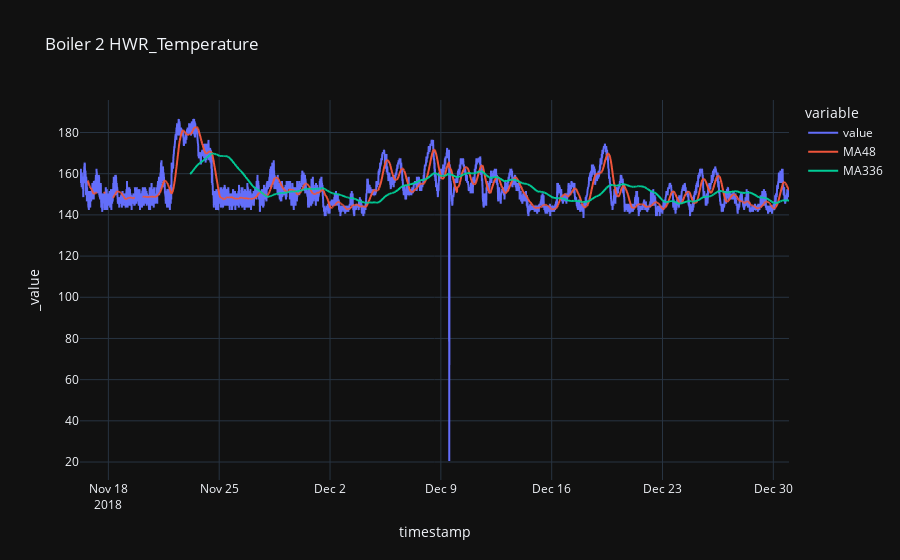

The code cell stored with this chart in its notebook:
### Code cell
# plot 
import plotly.express as px
fig = px.line(data, x="timestamp", y=['value', 'MA48', 'MA336'], title='Boiler 2 HWR_Temperature', template = 'plotly_dark')
fig.show()

### Figure 1 — Plotly figure (JSON) as saved in the notebook; plotly's stock layout.template omitted (floating-point values rounded to 4 significant figures; data arrays with more than 128 entries replaced by an {"elided": "..."} marker saying what was removed)
{"data": [{"hovertemplate": "variable=value<br>timestamp=%{x}<br>_value=%{y}<extra></extra>", "legendgroup": "value", "line": {"color": "#636efa", "dash": "solid"}, "marker": {"symbol": "circle"}, "mode": "lines", "name": "value", "showlegend": true, "type": "scattergl", "x": {"elided": "4303 str values"}, "xaxis": "x", "y": {"elided": "4303 float values"}, "yaxis": "y"}, {"hovertemplate": "variable=MA48<br>timestamp=%{x}<br>_value=%{y}<extra></extra>", "legendgroup": "MA48", "line": {"color": "#EF553B", "dash": "solid"}, "marker": {"symbol": "circle"}, "mode": "lines", "name": "MA48", "showlegend": true, "type": "scattergl", "x": {"elided": "4303 str values"}, "xaxis": "x", "y": {"elided": "4303 float values"}, "yaxis": "y"}, {"hovertemplate": "variable=MA336<br>timestamp=%{x}<br>_value=%{y}<extra></extra>", "legendgroup": "MA336", "line": {"color": "#00cc96", "dash": "solid"}, "marker": {"symbol": "circle"}, "mode": "lines", "name": "MA336", "showlegend": true, "type": "scattergl", "x": {"elided": "4303 str values"}, "xaxis": "x", "y": {"elided": "4303 float values"}, "yaxis": "y"}], "layout": {"legend": {"title": {"text": "variable"}, "tracegroupgap": 0}, "title": {"text": "Boiler 2 HWR_Temperature"}, "xaxis": {"anchor": "y", "domain": [0, 1], "title": {"text": "timestamp"}}, "yaxis": {"anchor": "x", "domain": [0, 1], "title": {"text": "_value"}}}}
